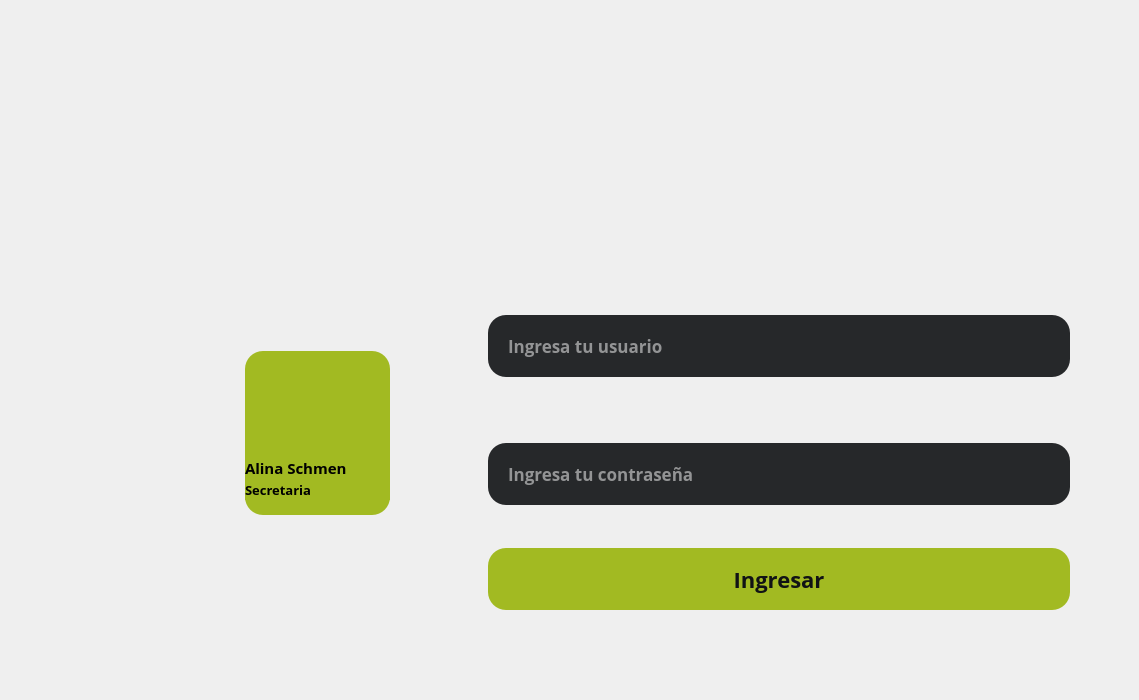
<?xml version="1.0" encoding="UTF-8"?>
<ui version="4.0">
 <class>MainWindow</class>
 <widget class="QMainWindow" name="MainWindow">
  <property name="geometry">
   <rect>
    <x>0</x>
    <y>0</y>
    <width>1139</width>
    <height>700</height>
   </rect>
  </property>
  <property name="maximumSize">
   <size>
    <width>1139</width>
    <height>700</height>
   </size>
  </property>
  <property name="windowTitle">
   <string>MainWindow</string>
  </property>
  <widget class="QWidget" name="centralwidget">
   <widget class="QLabel" name="label">
    <property name="geometry">
     <rect>
      <x>0</x>
      <y>0</y>
      <width>1139</width>
      <height>700</height>
     </rect>
    </property>
    <property name="styleSheet">
     <string notr="true"/>
    </property>
    <property name="text">
     <string/>
    </property>
    <property name="pixmap">
     <pixmap>../ressources/img/login_model.png</pixmap>
    </property>
   </widget>
   <widget class="QLineEdit" name="txt_user">
    <property name="geometry">
     <rect>
      <x>488</x>
      <y>315</y>
      <width>582</width>
      <height>62</height>
     </rect>
    </property>
    <property name="font">
     <font>
      <family>Open Sans</family>
      <pointsize>-1</pointsize>
      <bold>true</bold>
     </font>
    </property>
    <property name="styleSheet">
     <string notr="true">QLineEdit {
	border-radius: 18px;
	background-color:#26282A;
	padding:18px;
	font-size:17px;
	color:#fff;
	font-family:Open Sans;
	font-weight:600;
}</string>
    </property>
    <property name="placeholderText">
     <string>Ingresa tu usuario</string>
    </property>
   </widget>
   <widget class="QLineEdit" name="txt_psw">
    <property name="geometry">
     <rect>
      <x>488</x>
      <y>443</y>
      <width>582</width>
      <height>62</height>
     </rect>
    </property>
    <property name="styleSheet">
     <string notr="true">QLineEdit {
	border-radius: 18px;
	background-color:#26282A;
	padding:18px;
	font-size:17px;
	color:#fff;
	font-family:Open Sans;
	font-weight:600;
}</string>
    </property>
    <property name="echoMode">
     <enum>QLineEdit::Normal</enum>
    </property>
    <property name="placeholderText">
     <string>Ingresa tu contraseña</string>
    </property>
   </widget>
   <widget class="QPushButton" name="btn_login">
    <property name="geometry">
     <rect>
      <x>488</x>
      <y>548</y>
      <width>582</width>
      <height>62</height>
     </rect>
    </property>
    <property name="styleSheet">
     <string notr="true">QPushButton {
	border-radius: 18px;
	background-color:#A2BA22;
	font-size:22px;
	color:#111315;
	font-family:Open Sans;
	font-weight:600;
}</string>
    </property>
    <property name="text">
     <string>Ingresar</string>
    </property>
   </widget>
   <widget class="QWidget" name="w_user2" native="true">
    <property name="geometry">
     <rect>
      <x>245</x>
      <y>351</y>
      <width>145</width>
      <height>164</height>
     </rect>
    </property>
    <property name="styleSheet">
     <string notr="true">QWidget {
	border-radius: 18px;
	background-color:#A2BA22;
}</string>
    </property>
    <widget class="QLabel" name="lbl_name_2">
     <property name="geometry">
      <rect>
       <x>0</x>
       <y>107</y>
       <width>145</width>
       <height>20</height>
      </rect>
     </property>
     <property name="styleSheet">
      <string notr="true">QLabel {
	font-family: Open Sans;
	font-weight: 600;
	font-size:15px;
   /* alignment for qt */
	qproperty-alignment: 'AlignCenter';
}</string>
     </property>
     <property name="text">
      <string>Alina Schmen</string>
     </property>
    </widget>
    <widget class="QLabel" name="lbl_job_2">
     <property name="geometry">
      <rect>
       <x>0</x>
       <y>129</y>
       <width>145</width>
       <height>20</height>
      </rect>
     </property>
     <property name="styleSheet">
      <string notr="true">QLabel {
	font-family: Open Sans;
	font-weight: 600;
	font-size:13px;
   /* alignment for qt */
	qproperty-alignment: 'AlignCenter';
}</string>
     </property>
     <property name="text">
      <string>Secretaria</string>
     </property>
    </widget>
    <widget class="QLabel" name="lbl_pic_2">
     <property name="geometry">
      <rect>
       <x>34</x>
       <y>17</y>
       <width>76</width>
       <height>76</height>
      </rect>
     </property>
     <property name="styleSheet">
      <string notr="true"/>
     </property>
     <property name="text">
      <string/>
     </property>
     <property name="pixmap">
      <pixmap>../ressources/img/pic_login_2.png</pixmap>
     </property>
    </widget>
   </widget>
  </widget>
 </widget>
 <resources/>
 <connections/>
</ui>
